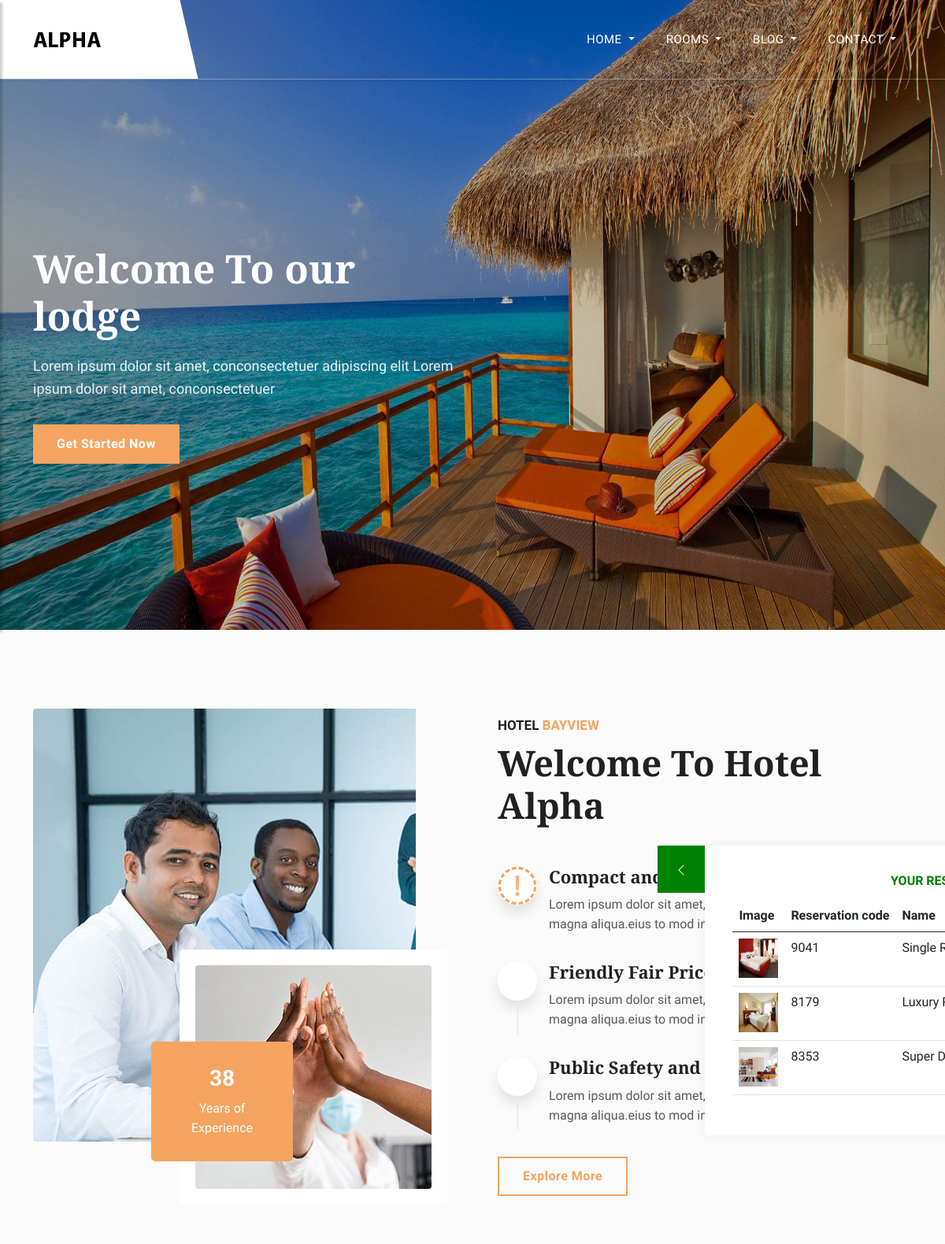
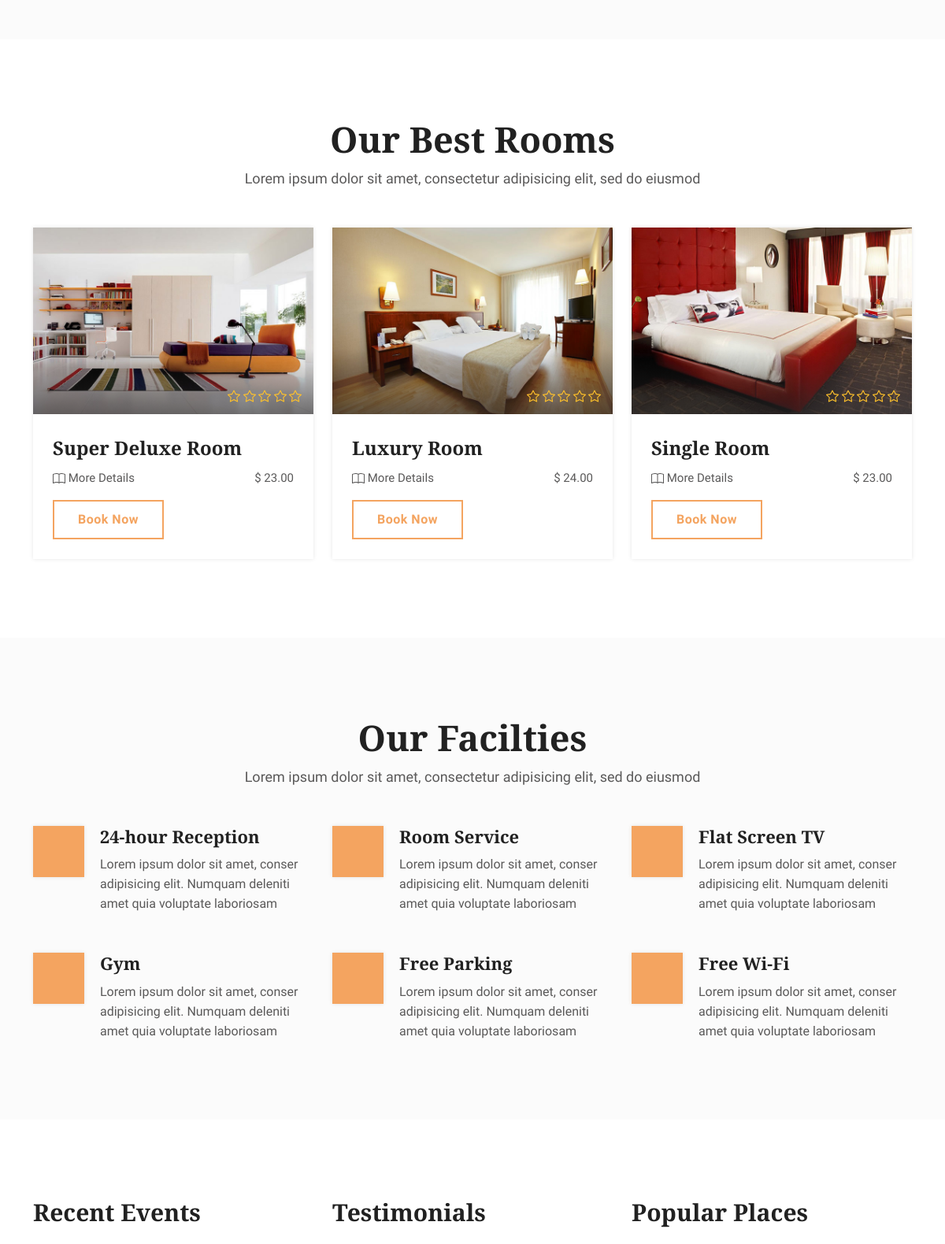
Screenshot of / (signed in, upper part) with the database file from the repository (2 pictures, top to bottom).
### lodge_app/models.py (models this page shows, shortened)
class Reservation(models.Model):
    date_in = models.DateField(null=True)
    date_out = models.DateField(null=True)
    room = models.ForeignKey("Room", on_delete=models.CASCADE, null=True)
    comfirmed = models.BooleanField(default=False)
    canceled = models.BooleanField(default=False)
    guest = models.ForeignKey(User, on_delete=models.CASCADE, related_name="guest")
    reservation_code = models.CharField(null=True, max_length= 40)
    staff_activated = models.ForeignKey(User, on_delete=models.CASCADE, related_name="staff", null=True)
    class Meta:
        db_table = "Lodge_reservation"

class Room(models.Model):
    number = models.IntegerField()
    lodge = models.ForeignKey("Lodge", on_delete=models.CASCADE)
    name = models.CharField(max_length=50)
    price = models.DecimalField(max_digits=12, decimal_places=2)
    published = models.BooleanField(default=True, null=True)
    booked = models.BooleanField(default=False, null=True)
    description = models.TextField(null = True)
    thumbnail= models.ImageField(upload_to='rooms_images/%Y/%m/%d/', null=True)
    updated_at = models.DateTimeField(auto_now=True)
    created_at = models.DateTimeField(auto_now_add=True, null=True)
    class Meta:
        verbose_name = "Room"
        verbose_name_plural = "Rooms"
        db_table = "Lodge_room"

### lodge_app/views.py (the view)
# urls.py: path('', views.index, name='home'),
def index(request):
    user = request.user if type(request.user) is not AnonymousUser else None
    try:
        rooms = Room.objects.filter(published=True, booked=False).order_by('-created_at')
        my_booked_rooms = Reservation.objects.filter(guest=user)
        context = {
            'our_best_rooms': rooms,
            'my_booked_rooms': my_booked_rooms
        }
        return render(request, template_name='index.html', context=context)
    except:
        rooms = Room.objects.filter(published=True, booked=False).order_by('-created_at')
        context = {
            'our_best_rooms': rooms,
        }
        return render(request, template_name='index.html', context=context)

### templates/index.html (shortened to what this page needs)
<!DOCTYPE html>
<html lang="zxx">
{% load static %}
{% include 'html_utils/head.html' %}
<body>
<div class="option-panel option-panel-collased">
    <h2 style="color:green;">Your Reserved Rooms</h2>
    <table class="table">
        <thead>
            <tr>
             <th scope="col">Image</th>
            <th scope="col">Reservation code</th>
            <th scope="col">Name</th>
            </tr>
        </thead>
        <tbody>
            {%for room in my_booked_rooms %}
            <tr>
                <th scope="row"><img width="50" height="50" src="{{room.room.thumbnail.url}}" alt=""> </th>
                <td>{{room.reservation_code}}</td>
                <td>{{room.room.name}}</td>
            </tr>
            {%empty%}
            No Booked room yet
            {%endfor%}
        </tbody>
    </table>
    <div style="background-color: green;" class="setting-button">
        <svg xmlns="http://www.w3.org/2000/svg" width="16" height="16" fill="currentColor" class="bi bi-chevron-left" viewBox="0 0 16 16">
        <path fill-rule="evenodd" d="M11.354 1.646a.5.5 0 0 1 0 .708L5.707 8l5.647 5.646a.5.5 0 0 1-.708.708l-6-6a.5.5 0 0 1 0-.708l6-6a.5.5 0 0 1 .708 0z"/>
        </svg>
    </div>
</div>
{% include 'html_utils/header.html' %}
<div class="banner" id="banner-2">
    <div id="carouselExampleFade" class="carousel slide carousel-fade" data-bs-ride="carousel">
        <div class="carousel-inner">
            <div class="carousel-item item active">
                <img class="d-block w-100 h-100" src="{% static 'assets/img/img-3.jpg'%}" alt="banner">
                <div class="carousel-caption banner-slider-inner d-flex h-100">
                    <div class="carousel-content container align-self-center">
                        <div class="row bti-section">
                            <div class="col-lg-7 col-md-12 align-self-center">
                                <div class="banner-test-info wow fadeInLeft delay-04s">
                                    <h2>Welcome To our lodge</h2>
                                    <p>Lorem ipsum dolor sit amet, conconsectetuer adipiscing elit Lorem ipsum dolor sit amet, conconsectetuer</p>
                                    <a class="btn-lg btn-4 btn-6" href="#">Get Started Now</a>
                                </div>
                            </div>
                        </div>
                    </div>
                </div>
            </div>
        </div>
    </div>
</div>
<div class="about-hotel-alpha content-area-6">
    <div class="container">
        <div class="row">
            <div class="col-lg-6 col-md-12 wow fadeInLeft delay-04s">
                <div class="about-img-section">
                    <div class="image-box">
                        <div class="image-1"><img src="{% static 'assets/img/img-4.jpg'%}" class="rounded" alt="photo"></div>
                        <div class="image-2"><img src="{% static 'assets/img/img-5.jpg'%}" class="rounded" alt="photo"></div>
                    </div>
                    <div class="about-box-Experience">
                        <h3 class="text-white">38</h3>
                        <p class="mb-0 text-white">Years of Experience</p>
                    </div>
                </div>
            </div>
            <div class="col-lg-6 col-md-12 wow fadeInRight delay-04s align-self-center">
                <div class="about-content-section">
                    <h5>Hotel <span>Bayview</span></h5>
                    <h1>Welcome To Hotel Alpha</h1>
                    <ul class="network-list mb-40">
                        <li>
                            <i class="icon fa fa-building-o"></i>
                            <h4>Compact and Comfortable Rooms</h4>
                            <p>Lorem ipsum dolor sit amet, consectetur adipisicing elit, sed magna aliqua.eius to mod incididunt</p>
                        </li>
                        <li>
                            <i class="icon flaticon-room-service"></i>
                            <h4>Friendly Fair Prices and Service</h4>
                            <p>Lorem ipsum dolor sit amet, consectetur adipisicing elit, sed magna aliqua.eius to mod incididunt</p>
                        </li>
                        <li>
                            <i class="icon flaticon-school-call-phone-reception"></i>
                            <h4>Public Safety and 24/7 Security</h4>
                            <p>Lorem ipsum dolor sit amet, consectetur adipisicing elit, sed magna aliqua.eius to mod incididunt</p>
                        </li>
                    </ul>
                    <a class="btn-lg btn-5" href="#"><span>Explore More</span></a>
                </div>
            </div>
        </div>
    </div>
</div>
<div class="content-area hotel-section bg-grey">
    <div class="overlay">
        <div class="container">
            <div class="main-title">
                <h1>Our Best Rooms</h1>
                <p>Lorem ipsum dolor sit amet, consectetur adipisicing elit, sed do eiusmod</p>
            </div>
            <div class="row wow fadeInUp delay-04s">
               {% for room in our_best_rooms %}
                <div class="col-lg-4 col-md-6 col-sm-12">
                    <div class="hotel-box">
                        <div class="photo-thumbnail">
                            <div class="photo">
                                <img src="{{room.thumbnail.url}}" alt="photo" class="img-fluid w-100">
                            </div>
                            <div class="pr">
                                <div class="rating">
                                </div>
                            </div>
                        </div>
                        <div class="detail clearfix">
                            <h3>
                                <a href="{% url 'room_details' room.id %}">{{room.name}}</a>
                            </h3>
                            <p style="display:flex; justify-content: space-between;" class="location">
                                <a href="{% url 'room_details' room.id %}">
                                   More Details
                                </a>
                                  <span>$ {{room.price}}<span/>
                            </p>
                            <div  class="fecilities w-100">
                                <a class="btn-lg btn-5" href="{% url 'room_details' room.id %}"><span>Book Now</span></a>
                            </div>
                        </div>
                    </div>
                </div>
                {%empty%}
                No rooms
              {%endfor%}
            </div>
        </div>
    </div>
</div>
<div class="our-facilties-section content-area-5">
    <div class="overlay">
        <div class="container">
            <div class="main-title">
                <h1>Our Facilties</h1>
                <p>Lorem ipsum dolor sit amet, consectetur adipisicing elit, sed do eiusmod</p>
            </div>
            <div class="row">
                <div class="col-lg-4 col-md-6 col-sm-12 wow fadeInLeft delay-04s">
                    <div class="services-box-2 d-flex">
                        <div class="icon">
                            <i class="flaticon-school-call-phone-reception"></i>
                        </div>
                        <div class="contant">
                            <h3><a href="#">24-hour Reception</a></h3>
                            <p>Lorem ipsum dolor sit amet, conser adipisicing elit. Numquam deleniti amet quia voluptate laboriosam</p>
                        </div>
                    </div>
                </div>
                <div class="col-lg-4 col-md-6 col-sm-12 wow fadeInUp delay-04s">
                    <div class="services-box-2 d-flex">
                        <div class="icon">
                            <i class="flaticon-room-service"></i>
                        </div>
                        <div class="contant">
                            <h3><a href="#">Room Service</a></h3>
                            <p>Lorem ipsum dolor sit amet, conser adipisicing elit. Numquam deleniti amet quia voluptate laboriosam</p>
                        </div>
                    </div>
                </div>
                <div class="col-lg-4 col-md-6 col-sm-12 wow fadeInRight delay-04s">
                    <div class="services-box-2 d-flex">
                        <div class="icon">
                            <i class="flaticon-graph-line-screen"></i>
                        </div>
                        <div class="contant">
                            <h3><a href="#">Flat Screen TV</a></h3>
                            <p>Lorem ipsum dolor sit amet, conser adipisicing elit. Numquam deleniti amet quia voluptate laboriosam</p>
                        </div>
                    </div>
                </div>
                <div class="col-lg-4 col-md-6 col-sm-12 wow fadeInLeft delay-04s">
                    <div class="services-box-2 d-flex">
                        <div class="icon">
                            <i class="flaticon-weightlifting"></i>
                        </div>
                        <div class="contant">
                            <h3><a href="#">Gym</a></h3>
                            <p>Lorem ipsum dolor sit amet, conser adipisicing elit. Numquam deleniti amet quia voluptate laboriosam</p>
                        </div>
                    </div>
                </div>
                <div class="col-lg-4 col-md-6 col-sm-12 wow fadeInUp delay-04s">
                    <div class="services-box-2 d-flex">
                        <div class="icon">
                            <i class="flaticon-parking"></i>
                        </div>
                        <div class="contant">
                            <h3><a href="#">Free Parking</a></h3>
                            <p>Lorem ipsum dolor sit amet, conser adipisicing elit. Numquam deleniti amet quia voluptate laboriosam</p>
                        </div>
                    </div>
                </div>
                <div class="col-lg-4 col-md-6 col-sm-12 wow fadeInRight delay-04s">
                    <div class="services-box-2 d-flex">
                        <div class="icon">
                            <i class="flaticon-wifi-connection-signal-symbol"></i>
                        </div>
                        <div class="contant">
                            <h3><a href="#">Free Wi-Fi</a></h3>
                            <p>Lorem ipsum dolor sit amet, conser adipisicing elit. Numquam deleniti amet quia voluptate laboriosam</p>
                        </div>
                    </div>
                </div>
            </div>
        </div>
    </div>
</div>
<div class="news-popular-testimonials-section">
    <div class="container">
        <div class="row">
            <div class="col-lg-4 col-md-6 col-sm-12 wow fadeInLeft delay-04s">
                <div class="recent-news mb-50">
                    <div class="main-title">
                        <h1>Recent Events</h1>
                    </div>
                </div>
            </div>
            <div class="col-lg-4 col-md-6 col-sm-12 wow fadeInUp delay-04s">
                <div class="main-title">
                    <h1>Testimonials</h1>
                </div>
            </div>
            <div class="col-lg-4 col-md-12 col-sm-12 wow fadeInRight delay-04s">
                <div class="gallery-section">
                    <div class="main-title">
                        <h1>Popular Places</h1>
                    </div>
                </div>
            </div>
        </div>
    </div>
</div>
</body>
</html>

### static/assets/css/initial.css (style rules this page uses)
.banner { position: relative; }
.banner .item img { height: 100%; width: 100%; }
.banner .banner-test-info { text-align: left; max-width: 550px; }
.banner .banner-slider-inner { top: 0%; display: inline-block; text-shadow: none; right: 0%; left: 0%; padding: 0; bottom: 0%; background-color: rgb(0 0 0 / 21%); display: flex !important; }
.banner h2 { color: #fff; margin: 0 0 20px; font-weight: 700; font-size: 50px; }
.banner .item { height: 100vh; }
.banner p { margin-bottom: 30px; color: #fff; line-height: 1.6; font-size: 18px; font-weight: 400; opacity: 0.9; font-family: 'Mulish', sans-serif; }
#banner-2 .bti-section { margin-top: 100px; }
@media (min-width: 992px) { .banner .item img { animation: bgburnsEast 25s linear infinite alternate; -webkit-animation: bgburnsEast 25s linear infinite alternate; } }

### static/assets/css/default.css (style rules this page uses)
.setting-button { background: #F4A460; }
.btn-5:after { background: #F4A460; }
.btn-5 { color: #F4A460; border: 2px solid #F4A460; }
.about-hotel-alpha .about-content-section h5 span { color: #F4A460; }
.about-hotel-alpha .about-img-section .about-box-Experience { background: #F4A460; }
.about-content-section .network-list li .icon { color: #F4A460; }
.services-box-2 i { background: #F4A460; }
.btn-4 { background: #F4A460; }
.btn-4:after { background: #e49755; }
.option-panel h2 { color: #F4A460; }

### rows the page displays
Reservation: room.thumbnail (picture), reservation_code "9041", room.name "Single…"
Reservation: room.thumbnail (picture), reservation_code "8179", room.name "Luxury…"
Reservation: room.thumbnail (picture), reservation_code "8353", room.name "Super…"
Room: thumbnail (picture), name "Super Deluxe Room", price "23.00"
Room: thumbnail (picture), name "Luxury Room", price "24.00"
Room: thumbnail (picture), name "Single Room", price "23.00"
